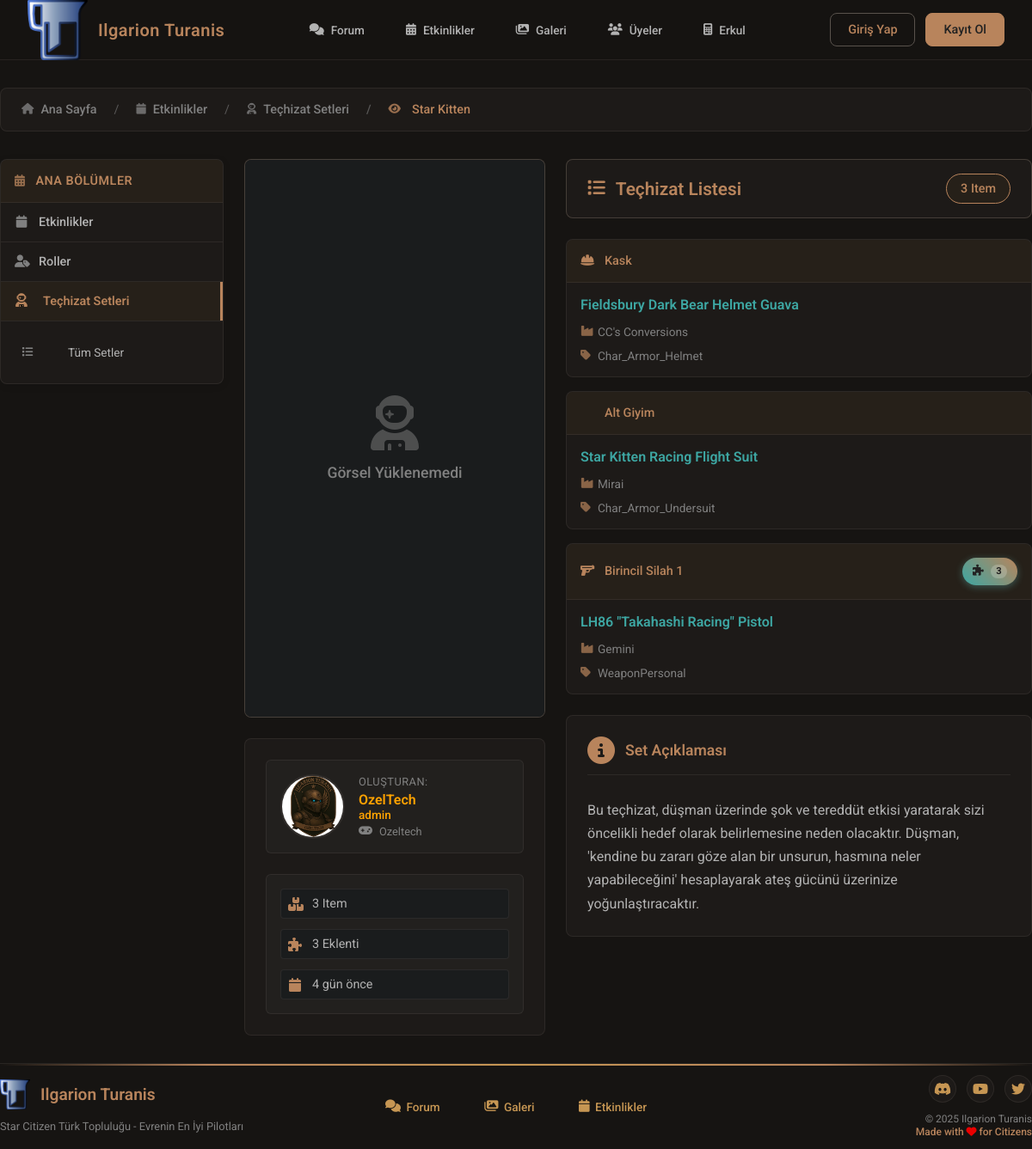
Page /events/loadouts/view.php?id=11 on the committed database.
### tables this page shows
CREATE TABLE `users` (
  `id` int(11) NOT NULL,
  `username` varchar(255) NOT NULL,
  `password` varchar(255) NOT NULL,
  `email` varchar(255) NOT NULL,
  `profile_info` text DEFAULT NULL,
  `avatar_path` varchar(255) DEFAULT NULL,
  `status` enum('pending','approved','rejected','suspended') NOT NULL DEFAULT 'pending',
  `ingame_name` varchar(255) NOT NULL,
  `discord_username` varchar(255) DEFAULT NULL,
  `created_at` timestamp NOT NULL DEFAULT current_timestamp(),
  `updated_at` timestamp NOT NULL DEFAULT current_timestamp() ON UPDATE current_timestamp()
);

CREATE TABLE `loadout_sets` (
  `id` int(11) NOT NULL,
  `user_id` int(11) NOT NULL COMMENT 'Seti oluşturan veya setin atandığı kullanıcı IDsi',
  `set_name` varchar(255) NOT NULL,
  `set_description` text DEFAULT NULL,
  `set_image_path` varchar(255) DEFAULT NULL COMMENT 'Kullanıcının yüklediği komple set görseli',
  `visibility` enum('public','members_only','faction_only','private') NOT NULL DEFAULT 'private' COMMENT 'Setin görünürlük seviyesi',
  `status` enum('draft','published','archived') NOT NULL DEFAULT 'draft' COMMENT 'Setin yayın durumu',
  `created_at` timestamp NOT NULL DEFAULT current_timestamp(),
  `updated_at` timestamp NULL DEFAULT NULL ON UPDATE current_timestamp()
);

CREATE TABLE `loadout_set_items` (
  `id` int(11) NOT NULL,
  `loadout_set_id` int(11) NOT NULL,
  `equipment_slot_id` int(11) DEFAULT NULL COMMENT 'Eğer standart bir slot ise',
  `custom_slot_name` varchar(100) DEFAULT NULL COMMENT 'Eğer kullanıcı tanımlı bir slot ise',
  `item_name` varchar(255) NOT NULL COMMENT 'Ekipmanın adı',
  `item_api_uuid` varchar(255) DEFAULT NULL COMMENT 'API''den gelen UUID',
  `item_type_api` varchar(100) DEFAULT NULL COMMENT 'API''den gelen tip/subtype',
  `item_manufacturer_api` varchar(255) DEFAULT NULL COMMENT 'API''den gelen üretici',
  `item_notes` text DEFAULT NULL
);

CREATE TABLE `equipment_slots` (
  `id` int(11) NOT NULL,
  `slot_name` varchar(100) NOT NULL,
  `slot_type` varchar(100) DEFAULT NULL COMMENT 'Bu slota uygun item tipi (API filtrelemesi için)',
  `is_standard` tinyint(1) NOT NULL DEFAULT 1 COMMENT '1: Standart slot, 0: Kullanıcı tanımlı',
  `display_order` int(11) NOT NULL DEFAULT 0 COMMENT 'Slotların gösterim sırası için'
);

### events/loadouts/view.php (the view, shortened to what this page needs)
<?php
require_once BASE_PATH . '/src/functions/sql_security_functions.php';
require_once '../includes/events_layout.php';
$loadout_id = isset($_GET['id']) ? (int)$_GET['id'] : 0;
try {
    $stmt = $pdo->prepare("
        SELECT
            ls.*,
            u.username,
            u.avatar_path,
            u.ingame_name,
            u.profile_info,
            r.name as primary_role_name,
            r.color as primary_role_color,
            r.description as primary_role_description
        FROM loadout_sets ls
        LEFT JOIN users u ON ls.user_id = u.id
        LEFT JOIN user_roles ur ON u.id = ur.user_id
        LEFT JOIN roles r ON ur.role_id = r.id AND r.priority = (
            SELECT MIN(r2.priority)
            FROM user_roles ur2
            JOIN roles r2 ON ur2.role_id = r2.id
            WHERE ur2.user_id = u.id
        )
        WHERE ls.id = :id
    ");
    $stmt->execute([':id' => $loadout_id]);
    $loadout_set = $stmt->fetch(PDO::FETCH_ASSOC);
    $items_stmt = $pdo->prepare("
        SELECT
            lsi.*,
            es.slot_name,
            es.slot_type
        FROM loadout_set_items lsi
        LEFT JOIN equipment_slots es ON lsi.equipment_slot_id = es.id
        WHERE lsi.loadout_set_id = :set_id
        ORDER BY es.display_order ASC, lsi.id ASC
    ");
    $items_stmt->execute([':set_id' => $loadout_id]);
    $set_items = $items_stmt->fetchAll(PDO::FETCH_ASSOC);
    $weapon_attachments = [];
    try {
        $attachments_stmt = $pdo->prepare("
            SELECT
                lwa.*,
                was.slot_name as attachment_slot_name,
                was.slot_type as attachment_slot_type,
                was.icon_class,
                es.slot_name as parent_slot_name
            FROM loadout_weapon_attachments lwa
            LEFT JOIN weapon_attachment_slots was ON lwa.attachment_slot_id = was.id
            LEFT JOIN equipment_slots es ON lwa.parent_equipment_slot_id = es.id
            WHERE lwa.loadout_set_id = :set_id
            ORDER BY lwa.parent_equipment_slot_id ASC, was.display_order ASC
        ");
        $attachments_stmt->execute([':set_id' => $loadout_id]);
        $weapon_attachments = $attachments_stmt->fetchAll(PDO::FETCH_ASSOC);
    } catch (PDOException $e) {
        error_log("Weapon attachments table not found: " . $e->getMessage());
    }
    $grouped_attachments = [];
    foreach ($weapon_attachments as $attachment) {
        $parent_slot_id = $attachment['parent_equipment_slot_id'];
        if (!isset($grouped_attachments[$parent_slot_id])) {
            $grouped_attachments[$parent_slot_id] = [];
        }
        $grouped_attachments[$parent_slot_id][] = $attachment;
    }
} catch (PDOException $e) {
    error_log("Loadout view error: " . $e->getMessage());
    $_SESSION['error_message'] = "Teçhizat seti yüklenirken bir hata oluştu.";
    header('Location: index.php');
    exit;
}
function time_ago($datetime) {
    $time = time() - strtotime($datetime);
    if ($time < 2592000) return floor($time/86400) . ' gün önce';
    return date('d.m.Y', strtotime($datetime));
}
function get_slot_icon($slot_name) {
    $icons = [
        'Kask' => 'fas fa-hard-hat',
        'Gövde Zırhı' => 'fas fa-tshirt',
        'Kol Zırhları' => 'fas fa-hand-paper',
        'Bacak Zırhları' => 'fas fa-socks',
        'Alt Giyim' => 'fas fa-underwear',
        'Sırt Çantası' => 'fas fa-backpack',
        'Birincil Silah 1' => 'fas fa-gun',
        'Birincil Silah 2 (Sırtta)' => 'fas fa-gun',
        'İkincil Silah (Tabanca veya Medgun)' => 'fas fa-gun',
        'Yardımcı Modül/Gadget 1' => 'fas fa-microchip',
        'Medikal Araç' => 'fas fa-medkit',
        'Multi-Tool Attachment' => 'fas fa-wrench'
    ];
    return $icons[$slot_name] ?? 'fas fa-cube';
}
include BASE_PATH . '/src/includes/header.php';
include BASE_PATH . '/src/includes/navbar.php';
?>
<link rel="stylesheet" href="css/view_loadout.css">
<div class="loadout-view-content">
    <div class="loadout-image-section">
        <div class="set-image-container">
        </div>
        <div class="set-meta">
            <div class="creator-section">
                <div class="creator-info">
                    <img src="<?= !empty($loadout_set['avatar_path']) ? '/' . htmlspecialchars($loadout_set['avatar_path']) : '/assets/logo.png' ?>"
                         alt="<?= htmlspecialchars($loadout_set['username']) ?>"
                         class="creator-avatar"
                         onerror="this.src='/assets/logo.png'">
                    <div class="creator-details">
                        <span class="creator-label">Oluşturan:</span>
                        <span class="user-link creator-name"
                              data-user-id="<?= $loadout_set['user_id'] ?>"
                              style="color: <?= $loadout_set['primary_role_color'] ?? '#bd912a' ?>;">
                            <?= htmlspecialchars($loadout_set['username']) ?>
                            <?php if (!empty($loadout_set['primary_role_name'])): ?>
                    <div class="creator-role" style="color: <?= $loadout_set['primary_role_color'] ?? '#bd912a' ?>;">
                        <?= htmlspecialchars($loadout_set['primary_role_name']) ?>
                    </div>
                <?php endif; ?>
                        </span>
                        <?php if (!empty($loadout_set['ingame_name'])): ?>
                            <small class="ingame-name">
                                <i class="fas fa-gamepad"></i>
                                <?= htmlspecialchars($loadout_set['ingame_name']) ?>
                            </small>
                        <?php endif; ?>
                    </div>
                </div>
            </div>
            <div class="set-stats">
                <div class="stat-item-page">
                    <i class="fas fa-boxes"></i>
                    <span><?= count($set_items) ?> Item</span>
                </div>
                <div class="stat-item-page">
                    <i class="fas fa-puzzle-piece"></i>
                    <span><?= count($weapon_attachments) ?> Eklenti</span>
                </div>
                <div class="stat-item-page">
                    <i class="fas fa-calendar"></i>
                    <span title="<?= date('d.m.Y H:i', strtotime($loadout_set['created_at'])) ?>">
                        <?= time_ago($loadout_set['created_at']) ?>
                    </span>
                </div>
            </div>
        </div>
    </div>
    <div class="loadout-items-section">
        <div class="items-header">
            <h2><i class="fas fa-list"></i> Teçhizat Listesi</h2>
            <span class="items-count"><?= count($set_items) ?> Item</span>
        </div>
        <div class="items-grid">
            <?php foreach ($set_items as $item): ?>
                <div class="item-card">
                    <div class="item-header">
                        <div class="item-slot">
                            <i class="<?= get_slot_icon($item['slot_name']) ?>"></i>
                            <span><?= htmlspecialchars($item['slot_name']) ?></span>
                        </div>
                        <?php if (isset($grouped_attachments[$item['equipment_slot_id']]) &&
                                  !empty($grouped_attachments[$item['equipment_slot_id']])): ?>
                            <div class="attachment-indicator"
                                 onclick="toggleAttachments(<?= $item['equipment_slot_id'] ?>)"
                                 title="<?= count($grouped_attachments[$item['equipment_slot_id']]) ?> eklenti var">
                                <i class="fas fa-puzzle-piece"></i>
                                <span class="attachment-count"><?= count($grouped_attachments[$item['equipment_slot_id']]) ?></span>
                            </div>
                        <?php endif; ?>
                    </div>
                    <div class="item-content">
                        <h3 class="item-name"><?= htmlspecialchars($item['item_name']) ?></h3>
                        <?php if (!empty($item['item_manufacturer_api'])): ?>
                            <div class="item-manufacturer">
                                <i class="fas fa-industry"></i>
                                <?= htmlspecialchars($item['item_manufacturer_api']) ?>
                            </div>
                        <?php endif; ?>
                        <?php if (!empty($item['item_type_api'])): ?>
                            <div class="item-type">
                                <i class="fas fa-tag"></i>
                                <?= htmlspecialchars($item['item_type_api']) ?>
                            </div>
                        <?php endif; ?>
                    </div>
                </div>
            <?php endforeach; ?>
        </div>
        <div class="set-description-section">
            <h3><i class="fas fa-info-circle"></i> Set Açıklaması</h3>
            <div class="set-description-content">
                <?= nl2br(htmlspecialchars($loadout_set['set_description'])) ?>
            </div>
        </div>
    </div>
</div>
<?php
include BASE_PATH . '/src/includes/footer.php';
?>

### css/style.css (style rules this page uses)
:root { --light-gold: #C69653; --gold:#b8845c; --transparent-gold: rgba(189, 145, 42, 0.05); --red: #EB0000; --dark-red: #B81D24; --transparent-red: #63020760; --grey: #303030; --light-grey: #808080; --lighter-grey: #b3b3b3; --white: #ffffff; --black: #000; --charcoal: #222222; --turquase: #3DA6A2; --turquase-hover: #43d3ce; --light-turquase: #73e4e0; --transparent-turquase: #79fffb3b; --transparent-turquase-2: rgba(89, 244, 255, 0.035); --navbar-height: 70px; --card-bg: #1D1A18; --card-bg-2: #22201E; --card-bg-3: #1A1C1D; --card-bg-4: #201E22; --body-bg: #161412; --border-1: #59524c46; --border-1-hover: #59524C; --border-1-featured: #685d5388; --font: "Roboto", serif; }
html { font-family: var(--font); color: white; height: 100%; font-size: 16px; }
body { padding-top: var(--navbar-height) !important; background-color: var(--body-bg); height: 100%; margin: 0; padding: 0; box-sizing: border-box; overflow-x: hidden; }
* { margin: 0; padding: 0; box-sizing: border-box !important; }

### rows in the picture
users: avatar_path (picture), username "OzelTech", ingame_name "Ozeltech"
loadout_sets: created_at "4 gün önce", set_description "Bu teçhizat, düşman üzerinde şok ve tereddüt etkisi yaratarak sizi öncelikli hedef olarak belirlemesine neden olacaktır. Düşman, 'kendine bu zararı göze alan bir unsurun, hasmına neler yapabileceğini' hesaplayarak ateş gücünü üzerinize yoğunlaştıracaktır."
loadout_set_items: equipment_slot.slot_name "Kask", item_name "Fieldsbury Dark Bear Helmet Guava", item_manufacturer_api "CC's Conversions", item_type_api "Char_Armor_Helmet"
loadout_set_items: equipment_slot.slot_name "Alt Giyim", item_name "Star Kitten Racing Flight Suit", item_manufacturer_api "Mirai", item_type_api "Char_Armor_Undersuit"
loadout_set_items: equipment_slot.slot_name "Birincil Silah 1", equipment_slot "3", item_name "LH86 \"Takahashi Racing\" Pistol", item_manufacturer_api "Gemini", item_type_api "WeaponPersonal"

### other values in the picture
$item['text'] "Ana Sayfa"
$item['text'] "Etkinlikler"
$item['text'] "Teçhizat Setleri"
$item['text'] "Star Kitten"
$loadout_set['primary_role_name'] "admin"
count($set_items) "3"
count($weapon_attachments) "3"
$site_name "Ilgarion Turanis"
